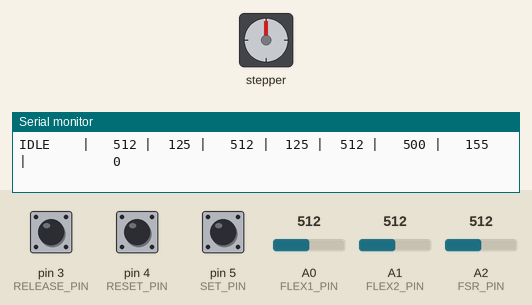
Simulated run of this sketch. Board: Arduino Uno, built with avr-gcc and run on an emulated ATmega328P. On the bench: stepper motor, the last lines printed to the serial monitor. Wiring (inferred from the names in the program): stepper motor driver (200 steps per turn assumed): step pin 8; direction pin 9; enable pin 10. Inputs (shaded band) come from the test bench; at power-on: pin 4 (RESET_PIN) HIGH, A0 (FLEX1_PIN) = 512, A1 (FLEX2_PIN) = 512, A2 (FSR_PIN) = 512, pin 5 (SET_PIN) HIGH, pin 3 (RELEASE_PIN) HIGH.

Above: at 1.2 s.
1.3 s: pin 4 (RESET_PIN) pulled LOW for 0.15 s
At 1.8 s:
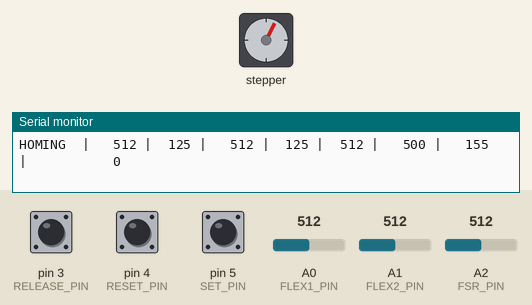
At 2.41 s:
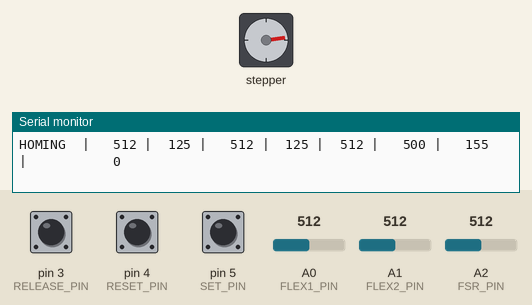
4.3 s: A0 (FLEX1_PIN) set to 0
At 4.53 s:
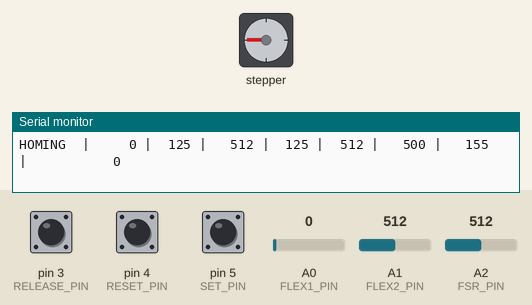
7.3 s: A1 (FLEX2_PIN) set to 0
10.3 s: A2 (FSR_PIN) set to 0
13.3 s: pin 4 (RESET_PIN) pulled LOW for 1 s
At 14.6 s:
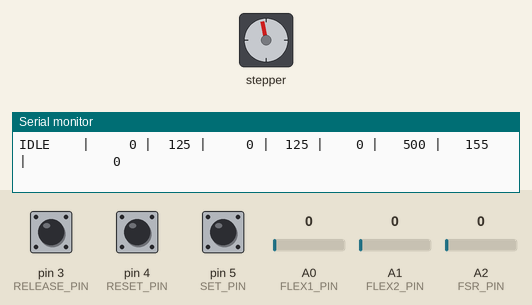
15.8 s: pin 5 (SET_PIN) pulled LOW for 0.15 s
Timing chart, 0 to 18.6 s (numbered marks = the images above; inputs shaded):
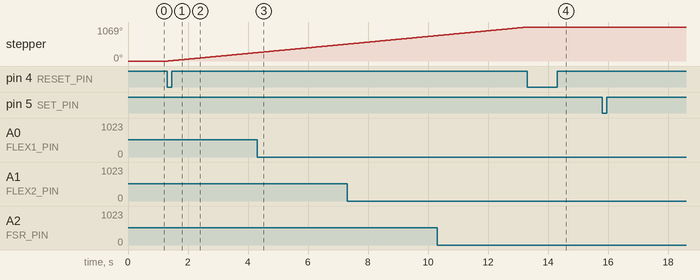

The sketch:

codehoming1.ino
```cpp
// ============================================================
// Assistive Grasping Glove
// Core Control Code
// ============================================================
//
// Sensors:
// A0  -> Flex Sensor 1
// A1  -> Flex Sensor 2
// A2  -> FSR
//
// Buttons:
// D3  -> RELEASE
// D4  -> RESET / HOME
// D5  -> SET FLEX THRESHOLD
//
// DRV8825:
// D8  -> STEP
// D9  -> DIR
// D10 -> ENABLE
//
// Flex sensor behaviour:
// More bending -> LOWER ADC value
//
// Main control sequence:
//
// IDLE
//   -> BOTH Flex sensors detect bending
// CLOSING
//   -> FSR detects object contact
// HOLD
//   -> RELEASE button
// OPENING
//   -> stepCount reaches 0
// IDLE
//
// D4 toggles manual HOMING. In HOMING, D5 HIGH turns right;
// holding D3 turns left with priority. D4 exits and sets a new zero.
// ============================================================


#include <Arduino.h>
#include <stdio.h>

void makeStep();

// ============================================================
// PIN DEFINITIONS
// ============================================================

// Sensors
const int FLEX1_PIN = A0;
const int FLEX2_PIN = A1;
const int FSR_PIN   = A2;

// Buttons
const int RELEASE_PIN = 3;
const int RESET_PIN   = 4;
const int SET_PIN     = 5;

// DRV8825
const int STEP_PIN = 8;
const int DIR_PIN  = 9;
const int EN_PIN   = 10;


// ============================================================
// SENSOR THRESHOLDS
// ============================================================

// Default Flex activation thresholds.
// These can be updated using the SET button.
// Bent readings are around 115; <= 125 allows some fluctuation.
const int DEFAULT_FLEX_THRESHOLD = 125;
int flex1Threshold = DEFAULT_FLEX_THRESHOLD;
int flex2Threshold = DEFAULT_FLEX_THRESHOLD;

// Straight Flex is approximately 160.
// >= 155 allows small fluctuations around the measured straight value.
const int STRAIGHT_THRESHOLD = 155;

// Keep calibrated activation thresholds below the straight threshold.
const int FLEX_CALIBRATION_GAP = 20;
const unsigned long FLEX_STABLE_MS = 100;

// FSR contact threshold.
// This value should be adjusted after physical testing.
const int FSR_THRESHOLD = 500;


// ============================================================
// MOTOR SETTINGS
// ============================================================

// Time between STEP pulses.
// Smaller value -> faster motor movement.
const unsigned long STEP_INTERVAL = 20000;  // microseconds

unsigned long lastStepTime = 0;

// Records how many steps are used during closing.
// Normal release reverses the same number of steps.
long stepCount = 0;

// Manual homing directions. Swap these values if the physical motor
// turns the opposite way with the installed wiring.
const int HOMING_RIGHT_DIR = HIGH;
const int HOMING_LEFT_DIR  = LOW;
int homingDirection = HOMING_RIGHT_DIR;


// ============================================================
// STATE MACHINE
// ============================================================
//
// IDLE:
// Wait for grasp intention.
//
// CLOSING:
// Motor pulls the tendon and closes the fingers.
//
// HOLD:
// FSR has detected contact. Motor stops.
//
// OPENING:
// Motor reverses the recorded closing steps.
//
// HOMING:
// Manual movement: D3 LOW -> left; otherwise D5 HIGH -> right.
// D4 is the only command that exits HOMING and sets the new zero.
//
enum State
{
  IDLE,
  CLOSING,
  HOLD,
  OPENING,
  HOMING
};

State state = IDLE;

// Require straight fingers before each new grasp, including at startup.
bool graspArmed = false;
bool straightTiming = false;
bool bendTiming = false;
unsigned long straightSince = 0;
unsigned long bendSince = 0;

// Confirm a condition only after it remains true continuously for 100 ms.
bool flexConditionStable(bool condition, bool &timing,
                         unsigned long &since)
{
  if (!condition)
  {
    timing = false;
    return false;
  }

  unsigned long now = millis();
  if (!timing)
  {
    timing = true;
    since = now;
  }
  return now - since >= FLEX_STABLE_MS;
}


// ============================================================
// BUTTON EDGE DETECTION
// ============================================================
//
// Buttons use INPUT_PULLUP:
//
// Not pressed -> HIGH
// Pressed     -> LOW
//
// The previous button state is stored so that one physical
// press is treated as one command instead of being repeatedly
// triggered while the button is held.
//
bool lastReleaseButton = HIGH;
bool lastResetButton   = HIGH;
bool lastSetButton     = HIGH;

// RESET must first be released stably, including after power-up.
const unsigned long RESET_DEBOUNCE_MS = 30;
bool resetReady = false;
unsigned long resetLastChange = 0;

bool resetHomePressed(bool resetButton)
{
  unsigned long now = millis();
  if (resetButton != lastResetButton)
  {
    lastResetButton = resetButton;
    resetLastChange = now;
  }

  if (now - resetLastChange < RESET_DEBOUNCE_MS)
  {
    return false;
  }

  if (resetButton == HIGH)
  {
    resetReady = true;
  }
  else if (resetReady)
  {
    resetReady = false;
    return true;
  }
  return false;
}


// ============================================================
// SERIAL STATUS TABLE
// Open Serial Monitor at 115200 baud. Columns use fixed widths.
// THR1 / THR2 are the current calibrated Flex thresholds.
// FSR_T is the contact threshold; STR_T is the straight threshold.
// STEPCOUNT is the recorded closing position (decreases on release).
// Repeat the header every 20 samples. Queue each sample every
// 100 ms and send it in chunks without waiting for buffer space.
// ============================================================

const unsigned long SERIAL_BAUD = 115200;
const unsigned long SERIAL_INTERVAL_MS = 100;
unsigned long lastSerialTime = 0;

const char *serialStateName()
{
  switch (state)
  {
    case IDLE:    return "IDLE";
    case CLOSING: return "CLOSING";
    case HOLD:    return "HOLD";
    case OPENING: return "OPENING";
    case HOMING:  return "HOMING";
    default:      return "UNKNOWN";
  }
}

void printSensorReadings(int flex1, int flex2, int fsr)
{
  static char output[192];
  static size_t outputLength = 0;
  static size_t outputOffset = 0;
  static unsigned int rowsSinceHeader = 0;

  if (!Serial)
  {
    outputLength = 0;
    outputOffset = 0;
    rowsSinceHeader = 0;
    return;
  }

  unsigned long now = millis();
  if (outputOffset == outputLength &&
      now - lastSerialTime >= SERIAL_INTERVAL_MS)
  {
    lastSerialTime = now;
    const char *header = rowsSinceHeader == 0
      ? "STATE   | FLEX1 | THR1 | FLEX2 | THR2 |  FSR | FSR_T | STR_T |   STEPCOUNT\r\n"
      : "";
    int length = snprintf(output, sizeof(output),
                          "%s%-7s | %5d | %4d | %5d | %4d | %4d | %5d | %5d | %11ld\r\n",
                          header, serialStateName(), flex1, flex1Threshold,
                          flex2, flex2Threshold, fsr, FSR_THRESHOLD,
                          STRAIGHT_THRESHOLD, stepCount);

    if (length <= 0 || length >= (int)sizeof(output))
    {
      return;
    }
    outputLength = (size_t)length;
    outputOffset = 0;
    rowsSinceHeader = (rowsSinceHeader + 1) % 20;
  }

  // A table row can exceed the Arduino transmit buffer size.
  // Drain the pending text over successive loop iterations.
  int available = Serial.availableForWrite();
  if (available > 0 && outputOffset < outputLength)
  {
    size_t count = outputLength - outputOffset;
    if (count > (size_t)available)
    {
      count = (size_t)available;
    }
    outputOffset += Serial.write((const uint8_t *)output + outputOffset, count);
  }
}


// ============================================================
// SETUP
// ============================================================

void setup()
{
  // ----------------------------------------------------------
  // Configure buttons
  // ----------------------------------------------------------

  pinMode(RELEASE_PIN, INPUT_PULLUP);
  pinMode(RESET_PIN, INPUT_PULLUP);
  pinMode(SET_PIN, INPUT_PULLUP);

  // Sample the actual startup level; an initial LOW is not a press.
  lastResetButton = digitalRead(RESET_PIN);
  resetLastChange = millis();
  resetReady = false;


  // ----------------------------------------------------------
  // Configure DRV8825 control outputs
  // ----------------------------------------------------------

  pinMode(STEP_PIN, OUTPUT);
  pinMode(DIR_PIN, OUTPUT);
  pinMode(EN_PIN, OUTPUT);


  // ----------------------------------------------------------
  // Initial motor state
  // ----------------------------------------------------------

  // STEP starts LOW.
  digitalWrite(STEP_PIN, LOW);

  // Direction:
  // HIGH = CLOSE
  // LOW  = OPEN
  digitalWrite(DIR_PIN, LOW);

  // DRV8825 ENABLE is active LOW:
  // LOW  = enabled
  // HIGH = disabled
  //
  // Start with the motor disabled.
  digitalWrite(EN_PIN, HIGH);

  Serial.begin(SERIAL_BAUD);
}


// ============================================================
// MAIN LOOP
// ============================================================

void loop()
{
  // ==========================================================
  // READ SENSORS
  // ==========================================================

  int flex1 = analogRead(FLEX1_PIN);
  int flex2 = analogRead(FLEX2_PIN);
  int fsr   = analogRead(FSR_PIN);


  // ==========================================================
  // READ BUTTONS
  // ==========================================================

  bool releaseButton = digitalRead(RELEASE_PIN);
  bool resetButton   = digitalRead(RESET_PIN);
  bool setButton     = digitalRead(SET_PIN);


  // ==========================================================
  // BUTTON: RESET / HOME
  //
  // A debounced D4 press toggles manual HOMING from any state.
  // Exit stops the motor, sets the current position as zero, and
  // restores the default Flex thresholds. Require straight fingers
  // again before normal grasping can start.
  // ==========================================================

  if (resetHomePressed(resetButton))
  {
    digitalWrite(EN_PIN, HIGH);
    digitalWrite(STEP_PIN, LOW);
    graspArmed = false;
    straightTiming = false;
    bendTiming = false;
    lastStepTime = micros();

    if (state == HOMING)
    {
      state = IDLE;
      stepCount = 0;
      flex1Threshold = DEFAULT_FLEX_THRESHOLD;
      flex2Threshold = DEFAULT_FLEX_THRESHOLD;

      // Consume the current button levels so leaving HOMING cannot
      // also calibrate thresholds or trigger a normal release.
      lastReleaseButton = releaseButton;
      lastSetButton = setButton;
      printSensorReadings(flex1, flex2, fsr);
      return;
    }

    state = HOMING;
    homingDirection = HOMING_RIGHT_DIR;
    digitalWrite(DIR_PIN, homingDirection);
  }


  // ==========================================================
  // BUTTON: SET FLEX THRESHOLD
  //
  // Logic:
  // 1. Only works while the system is IDLE.
  // 2. User bends fingers to the desired activation position.
  // 3. User presses the SET button.
  // 4. Save both readings only if each is at least 20 below 155.
  // 5. Require straight fingers again before allowing a grasp.
  //
  // After calibration:
  // BOTH Flex readings <= their thresholds -> grasp intention detected.
  // ==========================================================

  if (setButton == LOW &&
      lastSetButton == HIGH &&
      state == IDLE)
  {
    if (flex1 <= STRAIGHT_THRESHOLD - FLEX_CALIBRATION_GAP &&
        flex2 <= STRAIGHT_THRESHOLD - FLEX_CALIBRATION_GAP)
    {
      flex1Threshold = flex1;
      flex2Threshold = flex2;
    }
    graspArmed = false;
    straightTiming = false;
    bendTiming = false;
  }


  // ==========================================================
  // BUTTON: RELEASE
  //
  // Logic:
  // 1. Works while the glove is CLOSING or HOLDING.
  // 2. Change state to OPENING.
  // 3. Enable the motor.
  // 4. Set direction to OPEN.
  // 5. OPENING state reverses the recorded closing steps.
  // ==========================================================

  if (releaseButton == LOW &&
      lastReleaseButton == HIGH)
  {
    if (state == CLOSING || state == HOLD)
    {
      state = OPENING;
      graspArmed = false;
      straightTiming = false;
      bendTiming = false;

      // Enable motor.
      digitalWrite(EN_PIN, LOW);

      // Set direction to OPEN.
      digitalWrite(DIR_PIN, LOW);
    }
  }


  // ==========================================================
  // SAVE BUTTON STATES
  //
  // Used for RELEASE and SET edge detection.
  // RESET is tracked separately by resetHomePressed().
  // A command is triggered only when the button changes
  // from HIGH -> LOW.
  // ==========================================================

  lastReleaseButton = releaseButton;
  lastSetButton     = setButton;


  // ==========================================================
  // STATE: IDLE
  //
  // Logic:
  // 1. Motor is disabled.
  // 2. Continuously monitor both Flex sensors.
  // 3. First require BOTH Flex sensors >= 155 for 100 ms.
  // 4. Flex ADC decreases when the finger bends. If BOTH sensors
  //    stay <= their calibrated thresholds for 100 ms, start grasping.
  // 5. Reset stepCount to zero.
  // 6. Enable the motor.
  // 7. Set direction to CLOSE.
  // 8. Change state to CLOSING.
  //
  // Transition:
  //
  // IDLE -> CLOSING
  // Condition: Flex1 AND Flex2 detect bending.
  // ==========================================================

  if (state == IDLE)
  {
    // Motor remains disabled while waiting.
    digitalWrite(EN_PIN, HIGH);

    if (!graspArmed)
    {
      bool bothStraight = flex1 >= STRAIGHT_THRESHOLD &&
                          flex2 >= STRAIGHT_THRESHOLD;
      if (flexConditionStable(bothStraight, straightTiming, straightSince))
      {
        graspArmed = true;
        straightTiming = false;
      }
    }

    // Check whether each finger is bent.
    bool flex1Bent = flex1 <= flex1Threshold;
    bool flex2Bent = flex2 <= flex2Threshold;


    // Both Flex sensors must indicate grasp intention.
    if (flexConditionStable(graspArmed && flex1Bent && flex2Bent,
                            bendTiming, bendSince))
    {
      // Start closing.
      state = CLOSING;
      graspArmed = false;
      straightTiming = false;
      bendTiming = false;


      // Start recording motor movement from zero.
      stepCount = 0;


      // Enable motor driver.
      digitalWrite(EN_PIN, LOW);


      // Set motor direction to CLOSE.
      digitalWrite(DIR_PIN, HIGH);
    }
  }


  // ==========================================================
  // STATE: CLOSING
  //
  // Logic:
  // 1. Motor moves in the CLOSE direction.
  // 2. STEP pulses pull the tendon and close the fingers.
  // 3. Each STEP pulse increases stepCount by 1.
  // 4. Continuously monitor the FSR.
  // 5. If the FSR reaches the contact threshold,
  //    an object is considered detected.
  // 6. Stop the motor.
  // 7. Change state to HOLD.
  //
  // Transitions:
  //
  // CLOSING -> HOLD
  // Condition: FSR detects object contact.
  //
  // CLOSING -> OPENING
  // Condition: RELEASE button is pressed.
  // ==========================================================

  else if (state == CLOSING)
  {
    // --------------------------------------------------------
    // Check object contact first
    // --------------------------------------------------------

    if (fsr >= FSR_THRESHOLD)
    {
      // Object/contact detected.
      state = HOLD;


      // Stop motor to prevent further tightening.
      digitalWrite(EN_PIN, HIGH);
    }


    // --------------------------------------------------------
    // No contact -> continue closing
    // --------------------------------------------------------

    else
    {
      // Generate the next STEP only after STEP_INTERVAL.
      if (micros() - lastStepTime >= STEP_INTERVAL)
      {
        lastStepTime = micros();


        // Move one motor step.
        makeStep();


        // Record the movement.
        stepCount++;
      }
    }
  }


  // ==========================================================
  // STATE: HOLD
  //
  // Logic:
  // 1. FSR has detected contact with an object.
  // 2. The motor remains disabled.
  // 3. This prevents additional tendon tightening.
  // 4. The system waits for a user command.
  //
  // Transitions:
  //
  // HOLD -> OPENING
  // Condition: RELEASE button is pressed.
  //
  // HOLD -> HOMING
  // Condition: RESET/HOME button is pressed.
  // ==========================================================

  else if (state == HOLD)
  {
    // Keep motor disabled.
    digitalWrite(EN_PIN, HIGH);
  }


  // ==========================================================
  // STATE: OPENING
  //
  // Logic:
  // 1. Motor direction has already been set to OPEN.
  // 2. stepCount contains the number of steps previously
  //    used during CLOSING.
  // 3. Generate reverse STEP pulses.
  // 4. Decrease stepCount after every reverse step.
  // 5. When stepCount reaches zero, the motor has reversed
  //    the same number of steps used during closing.
  // 6. Disable the motor.
  // 7. Return to IDLE.
  //
  // Transition:
  //
  // OPENING -> IDLE
  // Condition: stepCount reaches 0.
  // ==========================================================

  else if (state == OPENING)
  {
    // There are still recorded closing steps to reverse.
    if (stepCount > 0)
    {
      if (micros() - lastStepTime >= STEP_INTERVAL)
      {
        lastStepTime = micros();


        // Move one step in OPEN direction.
        makeStep();


        // One recorded closing step has now been reversed.
        stepCount--;
      }
    }


    // --------------------------------------------------------
    // All recorded closing steps have been reversed
    // --------------------------------------------------------

    else
    {
      // Stop motor.
      digitalWrite(EN_PIN, HIGH);


      // Return to waiting state.
      state = IDLE;
      graspArmed = false;
      straightTiming = false;
      bendTiming = false;
    }
  }


  // ==========================================================
  // STATE: HOMING
  //
  // Read levels continuously, rather than reacting to press edges:
  // D3 pressed (LOW) -> left, regardless of D5.
  // Otherwise D5 HIGH -> right; D5 LOW -> stop.
  // INPUT_PULLUP means both buttons released causes right rotation.
  // Flex readings do not end manual homing. Only D4 exits.
  // Normal closing stepCount is not used for manual movement.
  // ==========================================================

  else if (state == HOMING)
  {
    bool moveLeft = releaseButton == LOW;
    bool moveRight = !moveLeft && setButton == HIGH;

    if (!moveLeft && !moveRight)
    {
      digitalWrite(EN_PIN, HIGH);
      lastStepTime = micros();
    }
    else
    {
      int requestedDirection = moveLeft ? HOMING_LEFT_DIR : HOMING_RIGHT_DIR;
      if (requestedDirection != homingDirection)
      {
        // Stop before reversing and wait one full step interval
        // before the next pulse, allowing DIR to settle.
        digitalWrite(EN_PIN, HIGH);
        homingDirection = requestedDirection;
        digitalWrite(DIR_PIN, homingDirection);
        lastStepTime = micros();
      }

      digitalWrite(EN_PIN, LOW);
      if (micros() - lastStepTime >= STEP_INTERVAL)
      {
        lastStepTime = micros();
        makeStep();
      }
    }
  }

  // Report state and thresholds after handling this loop's commands.
  printSensorReadings(flex1, flex2, fsr);
}


// ============================================================
// GENERATE ONE DRV8825 STEP PULSE
//
// Logic:
// DRV8825 moves the stepper motor when a pulse is applied
// to its STEP input.
//
// STEP HIGH
//    ↓
// Wait 10 microseconds
//    ↓
// STEP LOW
//
// One call to makeStep() represents one commanded motor step.
// ============================================================

void makeStep()
{
  digitalWrite(STEP_PIN, HIGH);

  delayMicroseconds(10);

  digitalWrite(STEP_PIN, LOW);
}
```

Measured:
- after the input at 1.3 s, stepper: keeps turning clockwise at about 90°/s, starting after 0.05 s
- after the input at 13.3 s, stepper: goes on until 13.3 s, then stays 1069°
